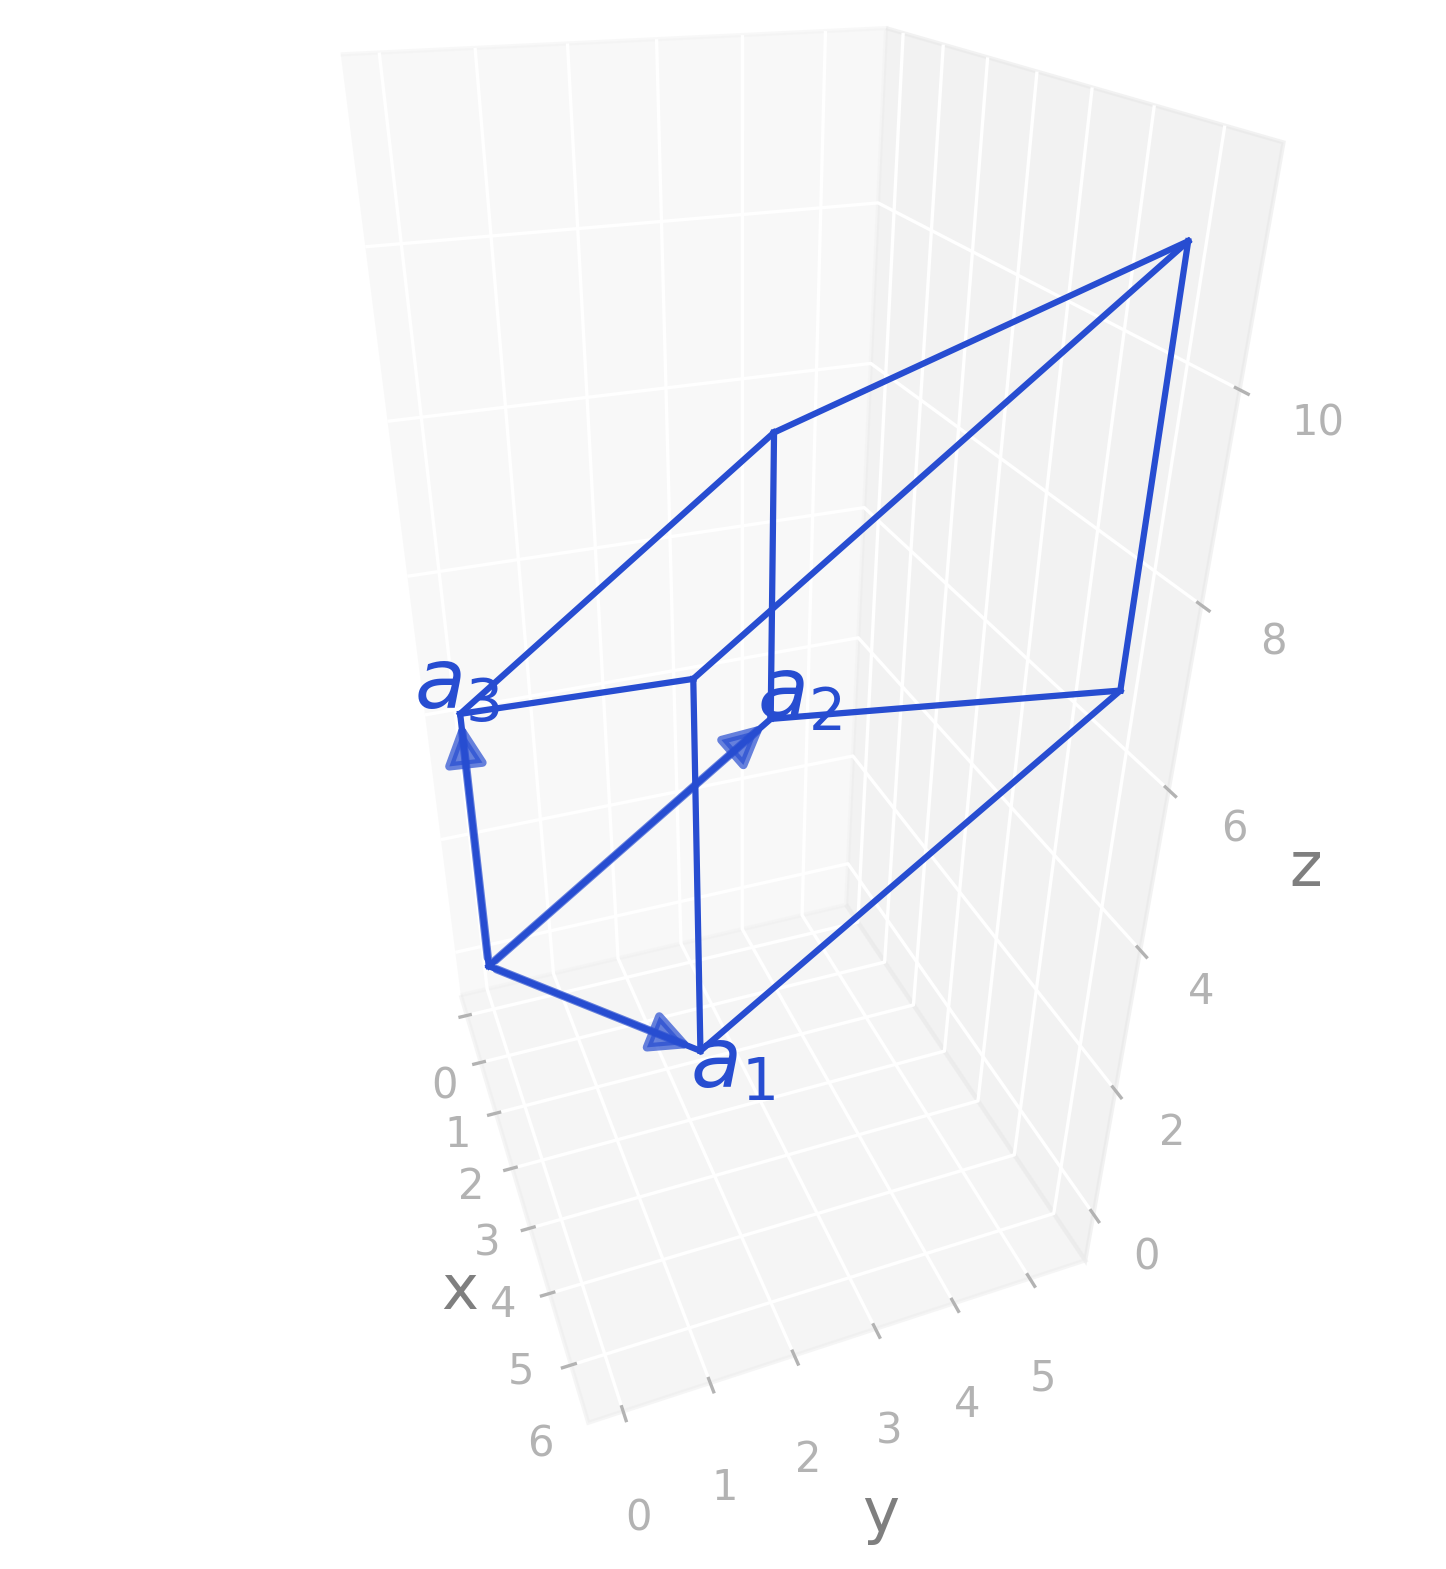

Python code for this plot:
import radtools as rad

l = rad.lattice_example("TRI1a")
l.plot("primitive")
# Save an image:
l.savefig("tri1a_real.png", elev=31, azim=-20, dpi=300, bbox_inches="tight")
# Interactive plot:
l.show(elev=31, azim=-20)
